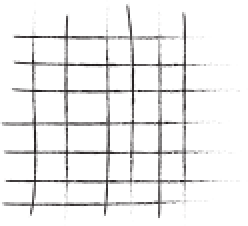
#> input picture patterns/hand1.png, 124 x 113 px, given in place of nature1.png, which was not available (shown 2 times larger)
$ python map-face.py
#> lines starting #> are read from the running program, lines starting #| are printed output that depends on the picture; pictures that were not available may be replaced by others from this repository, and a replacement may not be noted

from audioop import avg
from http.client import NETWORK_AUTHENTICATION_REQUIRED
from math import *
from random import randrange
from functools import wraps
import numpy as np
from PIL import Image, ImageOps
import re
import sys
import time

# [10 lines left out: function memoize, not called in this run]

patterns = []
chosen_count = {}

patternnames = {"nature":5, "simple": 6, "hand": 16}
patternfilelist = []

for category in patternnames:
    for i in range(1, patternnames[category] + 1):
        patternfilelist.append(category + str(i) + ".png")
try:
    minEdgeSize = int(sys.argv[3])
except:
    minEdgeSize = 2750


patsize = min(350, round(minEdgeSize / 15))  # should be an even number
doFilter = True

colors = {
"buildings": [64, 64, 64],
"parks": [81, 85, 63],
"water": [166, 192, 201]
}


print("preparing patterns...")
start_time = time.time()
for file in patternfilelist:
    try:
        try:
            pat = Image.open("/root/Pixtures/patterns/" + file)
#> pat is the input picture: PIL image 124x113 RGBA; mean R, G, B, A 6, 5.2, 5.4, 18.3
        except:
            path = "patterns/"
            pat = Image.open(path +  file)

        pat = pat.resize((patsize, patsize))
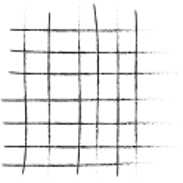
#> pat: PIL image 183x183 RGBA; mean R, G, B, A 8, 7, 7.3, 19; transparent parts drawn white
        paxels = pat.load()
        h = 0
        count = 0
        for x in range(pat.size[0]):
            for y in range(pat.size[1]):
                pax = paxels[x,y]
                opac = pax[3] / 255
                h += (pax[0] + pax[1] + pax[2]) / 3 * opac + 255 * (1 - opac)
                count += 1
#> after the loop, count = 33489; h = 7982402.6
        h /= count * 255
#> h = 0.935
        chosen_count[file] = 0
        patterns.append({"brightness": h, "pixels": paxels, "type": re.findall(r'(\S+)\d+\.png', file)[0], "name": file})
    except:
        print("without pattern:", file)
#> pass 2 of the loop `for file in patternfilelist:`:
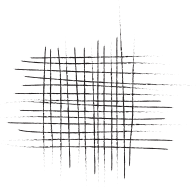
#> input picture patterns/hand10.png, 196 x 187 px, given in place of nature2.png, which was not available
#> pat is the input picture: PIL image 196x187 RGBA; mean R, G, B, A 6.2, 5.3, 5.5, 19.3
#> `pat = pat.resize((patsize, patsize))`:
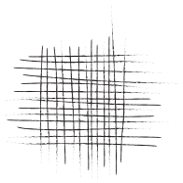
#> pat: PIL image 183x183 RGBA; mean R, G, B, A 8.2, 7.1, 7.3, 20; transparent parts drawn white
#> after the loop `for x in range(pat.size[0]):`: count = 33489; h = 7955722.6
#> `h /= count * 255`: h = 0.932

# [10 lines left out: function getMatchingPattern, not called in this run]

def blVl(o, n, opac):
   return round((o * opac * n + (1-opac) * n))

# [15 lines left out: functions blendValue, linearBlendValue, not called in this run]

def getPatternPixel(pattern, x, y, color):
    pixel = pattern["pixels"][x,y]
    return blendValue(pixel, color)

# [36 lines left out: functions pixelIsColor, pfilter, greenTransparent, not called in this run]


try:
    im = Image.open(sys.argv[1])
except:
#> (the run stopped early here; a loop or call above may not have finished)
